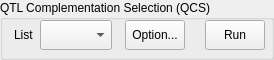
                 <widget class="QGroupBox" name="compGroupBox6">
                  <property name="minimumSize">
                   <size>
                    <width>0</width>
                    <height>60</height>
                   </size>
                  </property>
                  <property name="maximumSize">
                   <size>
                    <width>16777215</width>
                    <height>60</height>
                   </size>
                  </property>
                  <property name="title">
                   <string>QTL Complementation Selection (QCS)</string>
                  </property>
                  <layout class="QHBoxLayout" name="horizontalLayout_3">
                   <property name="spacing">
                    <number>0</number>
                   </property>
                   <property name="topMargin">
                    <number>0</number>
                   </property>
                   <property name="rightMargin">
                    <number>6</number>
                   </property>
                   <property name="bottomMargin">
                    <number>6</number>
                   </property>
                   <item>
                    <widget class="QLabel" name="compListLabel6">
                     <property name="minimumSize">
                      <size>
                       <width>0</width>
                       <height>30</height>
                      </size>
                     </property>
                     <property name="maximumSize">
                      <size>
                       <width>16777215</width>
                       <height>30</height>
                      </size>
                     </property>
                     <property name="text">
                      <string>List</string>
                     </property>
                    </widget>
                   </item>
                   <item>
                    <spacer name="compLeftHSpacer6">
                     <property name="orientation">
                      <enum>Qt::Horizontal</enum>
                     </property>
                     <property name="sizeType">
                      <enum>QSizePolicy::Fixed</enum>
                     </property>
                     <property name="sizeHint" stdset="0">
                      <size>
                       <width>6</width>
                       <height>16</height>
                      </size>
                     </property>
                    </spacer>
                   </item>
                   <item>
                    <widget class="QComboBox" name="compListComboBox6">
                     <property name="minimumSize">
                      <size>
                       <width>0</width>
                       <height>30</height>
                      </size>
                     </property>
                     <property name="maximumSize">
                      <size>
                       <width>16777215</width>
                       <height>30</height>
                      </size>
                     </property>
                     <property name="sizeAdjustPolicy">
                      <enum>QComboBox::AdjustToContentsOnFirstShow</enum>
                     </property>
                    </widget>
                   </item>
                   <item>
                    <spacer name="compMiddleHSpacer6">
                     <property name="orientation">
                      <enum>Qt::Horizontal</enum>
                     </property>
                     <property name="sizeType">
                      <enum>QSizePolicy::Fixed</enum>
                     </property>
                     <property name="sizeHint" stdset="0">
                      <size>
                       <width>13</width>
                       <height>20</height>
                      </size>
                     </property>
                    </spacer>
                   </item>
                   <item>
                    <widget class="QToolButton" name="compOptionToolButton6">
                     <property name="minimumSize">
                      <size>
                       <width>0</width>
                       <height>30</height>
                      </size>
                     </property>
                     <property name="maximumSize">
                      <size>
                       <width>16777215</width>
                       <height>30</height>
                      </size>
                     </property>
                     <property name="text">
                      <string>Option...</string>
                     </property>
                    </widget>
                   </item>
                   <item>
                    <spacer name="compRightHSpacer6">
                     <property name="orientation">
                      <enum>Qt::Horizontal</enum>
                     </property>
                     <property name="sizeType">
                      <enum>QSizePolicy::MinimumExpanding</enum>
                     </property>
                     <property name="sizeHint" stdset="0">
                      <size>
                       <width>20</width>
                       <height>16</height>
                      </size>
                     </property>
                    </spacer>
                   </item>
                   <item>
                    <widget class="QPushButton" name="compRunPushButton6">
                     <property name="minimumSize">
                      <size>
                       <width>60</width>
                       <height>30</height>
                      </size>
                     </property>
                     <property name="maximumSize">
                      <size>
                       <width>60</width>
                       <height>30</height>
                      </size>
                     </property>
                     <property name="text">
                      <string>Run</string>
                     </property>
                    </widget>
                   </item>
                  </layout>
                 </widget>
